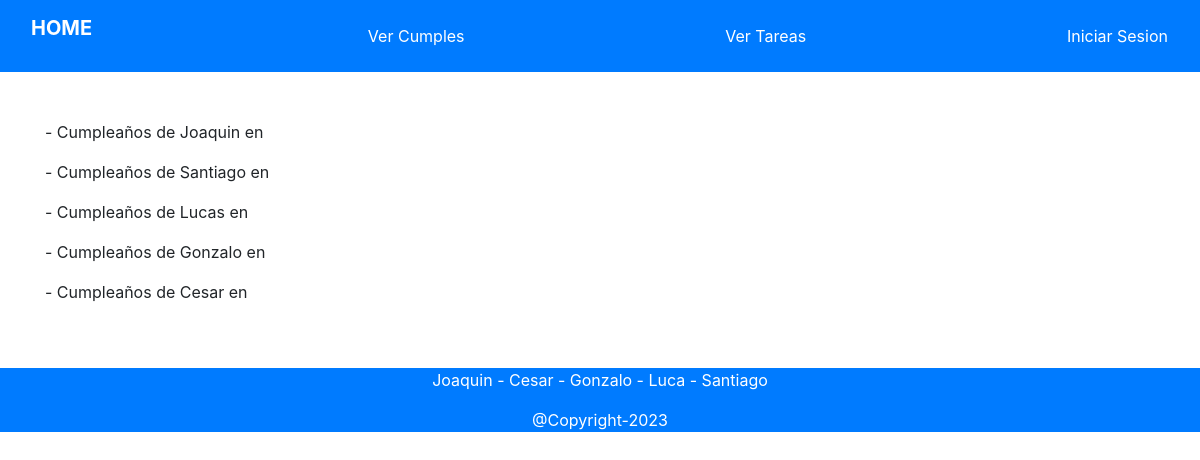
The page /verCumples on the database as committed earlier.
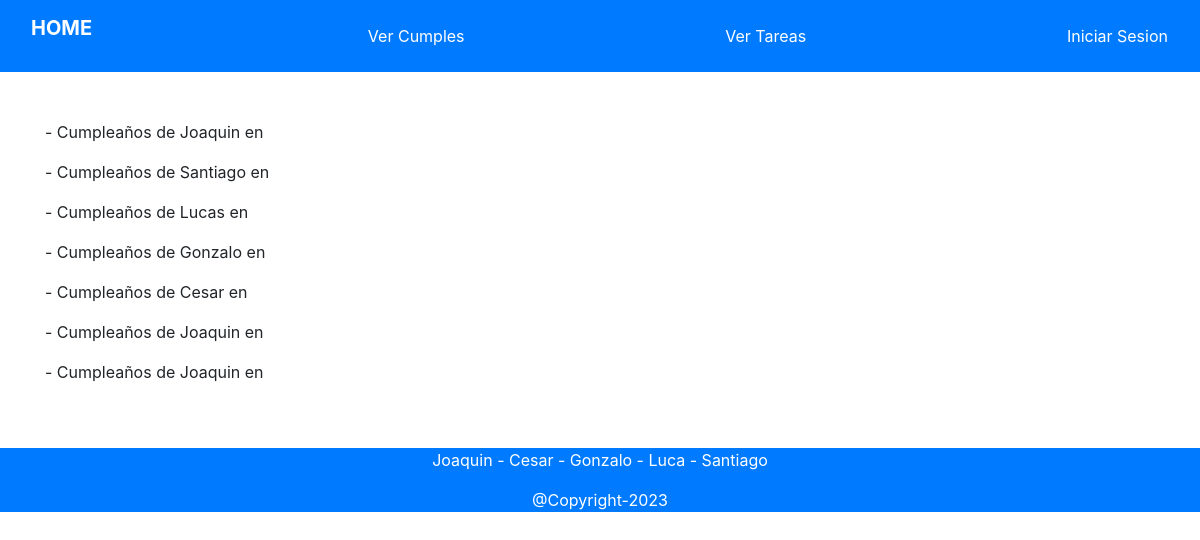
The same page on the database as committed later.
### APP/models.py (models this page shows)
class Cumples(models.Model):
    user = models.IntegerField()
    dia = models.IntegerField()
    mes = models.IntegerField()
    descripcion = models.CharField(max_length=200)

### APP/views.py (the view)
# urls.py: path('verCumples',views.verCumples,name='verCumples'),
def verCumples(request):
    context=Cumples.objects.all()
    return render(request, 'paginas/verCumples.html', {'context':context})

### APP/templates/paginas/verCumples.html (shortened to what this page needs)
{% extends "paginas/base.html" %}
{% load static %}
{% block contenido %}
    <div class="container">
        {% for t in context %}
            <p> - Cumpleaños de {{ t.descripcion }} en {{ t.fecha }}</p>
        {% endfor %}
    </div>
{% endblock %}

Rows that differ between the two databases and show on the page:
added Cumples: descripcion "Joaquin"
added Cumples: descripcion "Joaquin"
